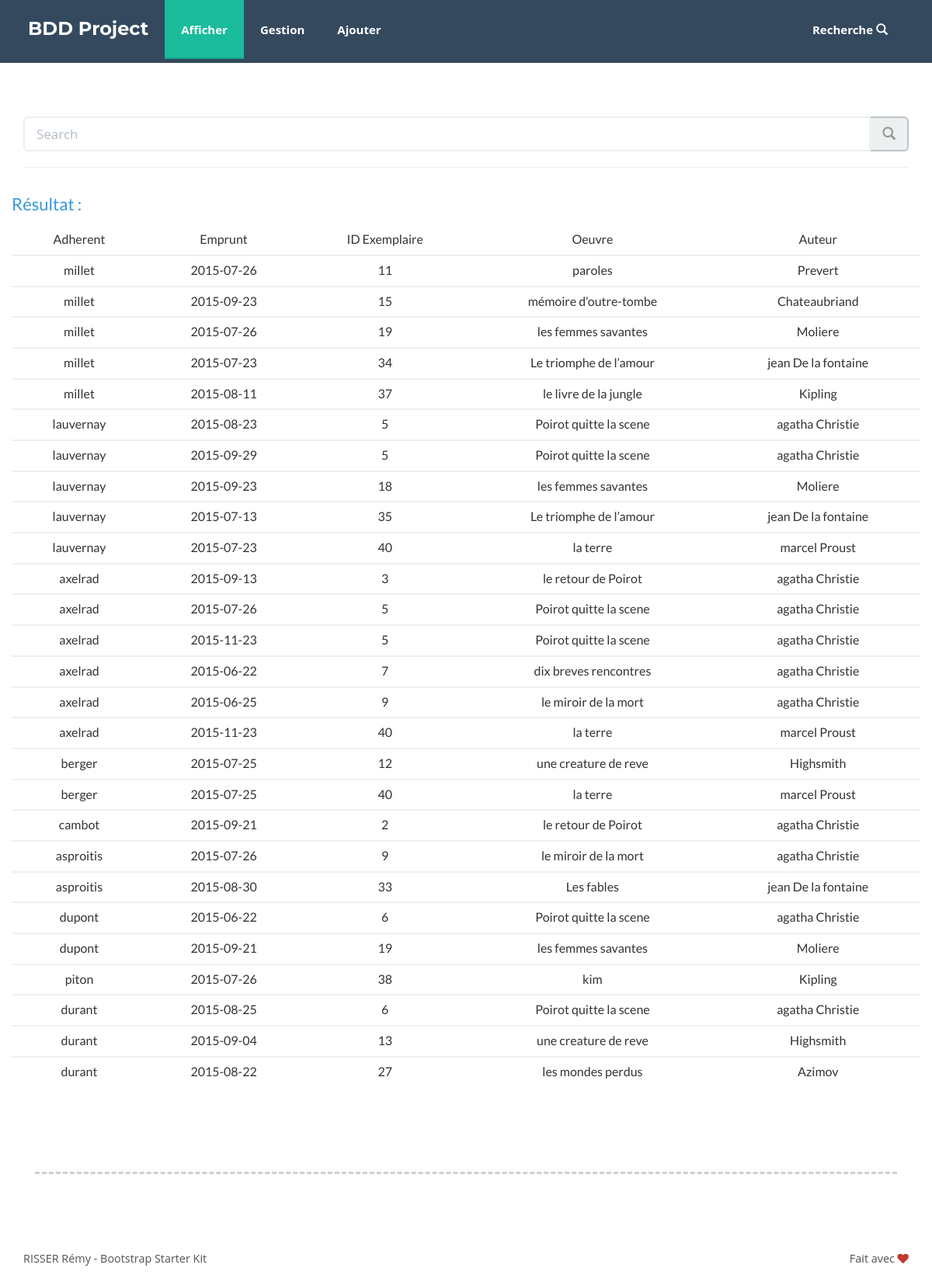
Page /recherche.php on the committed database.
### tables this page shows
CREATE TABLE IF NOT EXISTS ADHERENT(
idAdherent INT NOT NULL AUTO_INCREMENT,
nomAdherent VARCHAR (25),
adresse VARCHAR (50),
datePaiement DATE,
PRIMARY KEY (idAdherent)
);

CREATE TABLE IF NOT EXISTS EMPRUNT(
idAdherent INT ,
noExemplaire INT ,
dateEmprunt DATE,
dateRendu DATE,
PRIMARY KEY (idAdherent,noExemplaire,dateEmprunt),
CONSTRAINT fkAdherentEmprunt FOREIGN KEY (idAdherent) REFERENCES ADHERENT(idAdherent),
CONSTRAINT fkExemplaireEmprunt FOREIGN KEY (noExemplaire) REFERENCES EXEMPLAIRE(noExemplaire)
);

CREATE TABLE IF NOT EXISTS EXEMPLAIRE(
noExemplaire INT NOT NULL AUTO_INCREMENT,
etat VARCHAR (25),
dateAchat DATE,
prix INT(6),
noOeuvre INT,
CONSTRAINT fkExemplaireOeuvre FOREIGN KEY (noOeuvre) REFERENCES OEUVRE(noOeuvre),
PRIMARY KEY (noExemplaire)
);

CREATE TABLE IF NOT EXISTS OEUVRE(
noOeuvre INT NOT NULL AUTO_INCREMENT,
titre VARCHAR (100),
dateParution DATE,
idAuteur INT,
PRIMARY KEY (noOeuvre),
CONSTRAINT fkOeuvreAuteur FOREIGN KEY (idAuteur) REFERENCES AUTEUR(idAuteur)
);

CREATE TABLE IF NOT EXISTS AUTEUR(
idAuteur INT NOT NULL AUTO_INCREMENT,
nomAuteur VARCHAR (25),
prenomAuteur VARCHAR (25),
PRIMARY KEY (idAuteur)
);

### recherche.php (the view)
<?php
include("connexion_bdd.php");
?>
<?php
$ma_requete_SQL_2 = "
SELECT a.nomAdherent, o.titre, au.nomAuteur, au.prenomAuteur, e.etat, e.noExemplaire, em.dateEmprunt
FROM ADHERENT as a, OEUVRE as o, AUTEUR as au, EXEMPLAIRE as e, EMPRUNT as em
WHERE em.idAdherent = a.idAdherent
AND em.noExemplaire = e.noExemplaire
AND e.noOeuvre = o.noOeuvre
AND o.idAuteur = au.idAuteur";
$reponse_2 = $ma_connexion_mysql->query($ma_requete_SQL_2);
$donnees_2 = $reponse_2->fetchAll();
?>
<!DOCTYPE html>
<html>
<?php include("header.php")?>
<div id="page" class="page margin-top-100">
    <div class="container">
        <div class="row">
            <div class="col-lg-12">
                <div class="row">
                    <div class="col-lg-12">
                        <div class="input-group input-group-lg">
                            <input type="text" class="form-control" placeholder="Search" name="srch-term" id="srch-term">
                            <div class="input-group-btn">
                                <button class="btn btn-default btn-sm" type="submit"><i class="glyphicon glyphicon-search"></i></button>
                            </div>
                        </div>
                    </div>
                </div>
                <hr>
                <div class="row">
                    <h4 class="text-info">Résultat : </h4>
                        <div class="responsive-table-line text-center">
                            <table class="table table-condensed table-body-center" >
                                <thead>
                                <tr>
                                    <td>Adherent</td>
                                    <td>Emprunt</td>
                                    <td>ID Exemplaire</td>
                                    <td>Oeuvre</td>
                                    <td>Auteur</td>
                                </tr>
                                </thead>
                                <tbody class="searchable">
                                <?php foreach ($donnees_2 as $value): ?>
                                    <tr>
                                        <td>
                                            <?=
                                            $value['nomAdherent']
                                            ?>
                                        </td>
                                        <td>
                                            <?=
                                            $value['dateEmprunt']
                                            ?>
                                        </td>
                                        <td>
                                            <?=
                                            $value['noExemplaire']
                                            ?>
                                        </td>
                                        <td>
                                            <?=
                                            $value['titre']
                                            ?>
                                        </td>
                                        <td>
                                            <?=
                                            $value['prenomAuteur'],
                                            " ",
                                            $value['nomAuteur']
                                            ?>
                                        </td>
                                    </tr>
                                <?php endforeach?>
                                </tbody>
                            </table>
                        </div>
                </div>
            </div>
        </div>
    </div>
</div>
<?php include("footer.php")?>
</html>

### css/style.css (style rules this page uses)
h4 { font-size: 22px; }
.margin-top-100 { margin-top: 100px !important; }

### rows in the picture
adherent: nomAdherent "millet", emprunt.dateEmprunt "2015-07-26", exemplaire.noExemplaire "11", oeuvre.titre "paroles", auteur.nomAuteur "Prevert", emprunt.dateEmprunt "2015-09-23", exemplaire.noExemplaire "15", oeuvre.titre "mémoire d’outre-tombe", auteur.nomAuteur "Chateaubriand", exemplaire.noExemplaire "19", oeuvre.titre "les femmes savantes", auteur.nomAuteur "Moliere", emprunt.dateEmprunt "2015-07-23", exemplaire.noExemplaire "34", oeuvre.titre "Le triomphe de l’amour", auteur.prenomAuteur "jean", auteur.nomAuteur "De la fontaine", emprunt.dateEmprunt "2015-08-11", exemplaire.noExemplaire "37", oeuvre.titre "le livre de la jungle", auteur.nomAuteur "Kipling"
adherent: nomAdherent "lauvernay", emprunt.dateEmprunt "2015-08-23", exemplaire.noExemplaire "5", oeuvre.titre "Poirot quitte la scene", auteur.prenomAuteur "agatha", auteur.nomAuteur "Christie", emprunt.dateEmprunt "2015-09-29", emprunt.dateEmprunt "2015-09-23", exemplaire.noExemplaire "18", oeuvre.titre "les femmes savantes", auteur.nomAuteur "Moliere", emprunt.dateEmprunt "2015-07-13", exemplaire.noExemplaire "35", oeuvre.titre "Le triomphe de l’amour", auteur.prenomAuteur "jean", auteur.nomAuteur "De la fontaine", emprunt.dateEmprunt "2015-07-23", exemplaire.noExemplaire "40", oeuvre.titre "la terre", auteur.prenomAuteur "marcel", auteur.nomAuteur "Proust"
adherent: nomAdherent "axelrad", emprunt.dateEmprunt "2015-09-13", exemplaire.noExemplaire "3", oeuvre.titre "le retour de Poirot", auteur.prenomAuteur "agatha", auteur.nomAuteur "Christie", emprunt.dateEmprunt "2015-07-26", exemplaire.noExemplaire "5", oeuvre.titre "Poirot quitte la scene", emprunt.dateEmprunt "2015-11-23", emprunt.dateEmprunt "2015-06-22", exemplaire.noExemplaire "7", oeuvre.titre "dix breves rencontres", emprunt.dateEmprunt "2015-06-25", exemplaire.noExemplaire "9", oeuvre.titre "le miroir de la mort", exemplaire.noExemplaire "40", oeuvre.titre "la terre", auteur.prenomAuteur "marcel", auteur.nomAuteur "Proust"
adherent: nomAdherent "berger", emprunt.dateEmprunt "2015-07-25", exemplaire.noExemplaire "12", oeuvre.titre "une creature de reve", auteur.nomAuteur "Highsmith", exemplaire.noExemplaire "40", oeuvre.titre "la terre", auteur.prenomAuteur "marcel", auteur.nomAuteur "Proust"
adherent: nomAdherent "cambot", emprunt.dateEmprunt "2015-09-21", exemplaire.noExemplaire "2", oeuvre.titre "le retour de Poirot", auteur.prenomAuteur "agatha", auteur.nomAuteur "Christie"
adherent: nomAdherent "asproitis", emprunt.dateEmprunt "2015-07-26", exemplaire.noExemplaire "9", oeuvre.titre "le miroir de la mort", auteur.prenomAuteur "agatha", auteur.nomAuteur "Christie", emprunt.dateEmprunt "2015-08-30", exemplaire.noExemplaire "33", oeuvre.titre "Les fables", auteur.prenomAuteur "jean", auteur.nomAuteur "De la fontaine"
adherent: nomAdherent "dupont", emprunt.dateEmprunt "2015-06-22", exemplaire.noExemplaire "6", oeuvre.titre "Poirot quitte la scene", auteur.prenomAuteur "agatha", auteur.nomAuteur "Christie", emprunt.dateEmprunt "2015-09-21", exemplaire.noExemplaire "19", oeuvre.titre "les femmes savantes", auteur.nomAuteur "Moliere"
adherent: nomAdherent "piton", emprunt.dateEmprunt "2015-07-26", exemplaire.noExemplaire "38", oeuvre.titre "kim", auteur.nomAuteur "Kipling"
adherent: nomAdherent "durant", emprunt.dateEmprunt "2015-08-25", exemplaire.noExemplaire "6", oeuvre.titre "Poirot quitte la scene", auteur.prenomAuteur "agatha", auteur.nomAuteur "Christie", emprunt.dateEmprunt "2015-09-04", exemplaire.noExemplaire "13", oeuvre.titre "une creature de reve", auteur.nomAuteur "Highsmith", emprunt.dateEmprunt "2015-08-22", exemplaire.noExemplaire "27", oeuvre.titre "les mondes perdus", auteur.nomAuteur "Azimov"
